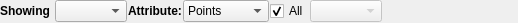
<?xml version="1.0" encoding="UTF-8"?>
<ui version="4.0">
 <class>ClientTableViewDecorator</class>
 <widget class="QWidget" name="ClientTableViewDecorator">
  <property name="geometry">
   <rect>
    <x>0</x>
    <y>0</y>
    <width>518</width>
    <height>23</height>
   </rect>
  </property>
  <property name="windowTitle">
   <string>Form</string>
  </property>
  <layout class="QHBoxLayout">
   <property name="spacing">
    <number>1</number>
   </property>
   <property name="margin">
    <number>0</number>
   </property>
   <item>
    <widget class="QLabel" name="sourceLabel">
     <property name="text">
      <string>&lt;b&gt;Showing  &lt;/b&gt;</string>
     </property>
    </widget>
   </item>
   <item>
    <widget class="pqOutputPortComboBox" name="Source">
     <property name="sizeAdjustPolicy">
      <enum>QComboBox::AdjustToContents</enum>
     </property>
    </widget>
   </item>
   <item>
    <widget class="QLabel" name="label_2">
     <property name="text">
      <string>&lt;b&gt;   Attribute:&lt;/b&gt;</string>
     </property>
    </widget>
   </item>
   <item>
    <widget class="QComboBox" name="attribute_mode">
     <property name="sizeAdjustPolicy">
      <enum>QComboBox::AdjustToContents</enum>
     </property>
     <item>
      <property name="text">
       <string>Points</string>
      </property>
     </item>
     <item>
      <property name="text">
       <string>Cells</string>
      </property>
     </item>
     <item>
      <property name="text">
       <string>Field Data</string>
      </property>
     </item>
     <item>
      <property name="text">
       <string>Vertices</string>
      </property>
     </item>
     <item>
      <property name="text">
       <string>Edges</string>
      </property>
     </item>
     <item>
      <property name="text">
       <string>Rows</string>
      </property>
     </item>
    </widget>
   </item>
   <item>
    <widget class="QCheckBox" name="allAttributes">
     <property name="text">
      <string>All</string>
     </property>
     <property name="checked">
      <bool>true</bool>
     </property>
    </widget>
   </item>
   <item>
    <widget class="QComboBox" name="attribute_scalars">
     <property name="enabled">
      <bool>false</bool>
     </property>
    </widget>
   </item>
   <item>
    <spacer>
     <property name="orientation">
      <enum>Qt::Horizontal</enum>
     </property>
     <property name="sizeHint" stdset="0">
      <size>
       <width>58</width>
       <height>23</height>
      </size>
     </property>
    </spacer>
   </item>
  </layout>
 </widget>
 <customwidgets>
  <customwidget>
   <class>pqOutputPortComboBox</class>
   <extends>QComboBox</extends>
   <header>pqOutputPortComboBox.h</header>
  </customwidget>
 </customwidgets>
 <resources>
  <include location="../pqComponents.qrc"/>
 </resources>
 <connections>
  <connection>
   <sender>allAttributes</sender>
   <signal>toggled(bool)</signal>
   <receiver>attribute_scalars</receiver>
   <slot>setDisabled(bool)</slot>
   <hints>
    <hint type="sourcelabel">
     <x>270</x>
     <y>10</y>
    </hint>
    <hint type="destinationlabel">
     <x>324</x>
     <y>10</y>
    </hint>
   </hints>
  </connection>
 </connections>
</ui>
